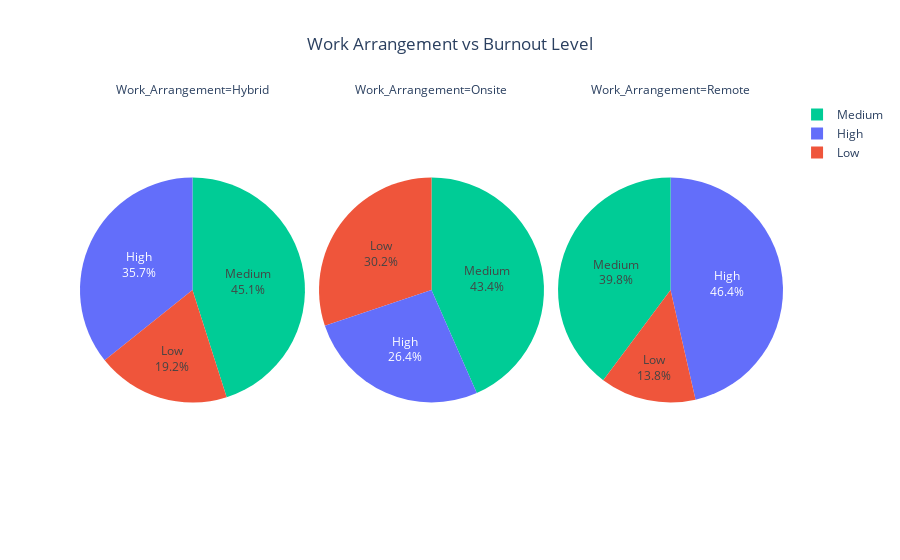

The notebook cell saved with this chart:
### Code cell
# Work Arrangement vs Burnout Level
fig=px.pie(grouped,'Burnout_Level', values='Count',facet_col='Work_Arrangement',color='Burnout_Level',
           title='Work Arrangement vs Burnout Level'
          )
fig.update_layout(title_x=0.5,)
fig.update_traces(textinfo='percent+label')
fig.show()

### Figure 1 — Plotly figure (JSON) as saved in the notebook; plotly's stock layout.template omitted (floating-point values rounded to 4 significant figures)
{"data": [{"customdata": [["High"], ["Low"], ["Medium"]], "domain": {"x": [0, 0.32], "y": [0, 1]}, "hovertemplate": "Work_Arrangement=Hybrid<br>Burnout_Level=%{customdata[0]}<br>Count=%{value}<extra></extra>", "labels": ["High", "Low", "Medium"], "legendgroup": "", "marker": {"colors": ["#636efa", "#EF553B", "#00cc96"]}, "name": "", "showlegend": true, "textinfo": "percent+label", "type": "pie", "values": [360, 193, 454]}, {"customdata": [["High"], ["Low"], ["Medium"]], "domain": {"x": [0.34, 0.66], "y": [0, 1]}, "hovertemplate": "Work_Arrangement=Onsite<br>Burnout_Level=%{customdata[0]}<br>Count=%{value}<extra></extra>", "labels": ["High", "Low", "Medium"], "legendgroup": "", "marker": {"colors": ["#636efa", "#EF553B", "#00cc96"]}, "name": "", "showlegend": true, "textinfo": "percent+label", "type": "pie", "values": [413, 471, 678]}, {"customdata": [["High"], ["Low"], ["Medium"]], "domain": {"x": [0.68, 1.0], "y": [0, 1]}, "hovertemplate": "Work_Arrangement=Remote<br>Burnout_Level=%{customdata[0]}<br>Count=%{value}<extra></extra>", "labels": ["High", "Low", "Medium"], "legendgroup": "", "marker": {"colors": ["#636efa", "#EF553B", "#00cc96"]}, "name": "", "showlegend": true, "textinfo": "percent+label", "type": "pie", "values": [273, 81, 234]}], "layout": {"annotations": [{"font": {}, "showarrow": false, "text": "Work_Arrangement=Hybrid", "x": 0.16, "xanchor": "center", "xref": "paper", "y": 1, "yanchor": "bottom", "yref": "paper"}, {"font": {}, "showarrow": false, "text": "Work_Arrangement=Onsite", "x": 0.5, "xanchor": "center", "xref": "paper", "y": 1, "yanchor": "bottom", "yref": "paper"}, {"font": {}, "showarrow": false, "text": "Work_Arrangement=Remote", "x": 0.84, "xanchor": "center", "xref": "paper", "y": 1, "yanchor": "bottom", "yref": "paper"}], "autosize": true, "legend": {"tracegroupgap": 0}, "title": {"text": "Work Arrangement vs Burnout Level", "x": 0.5}}}
